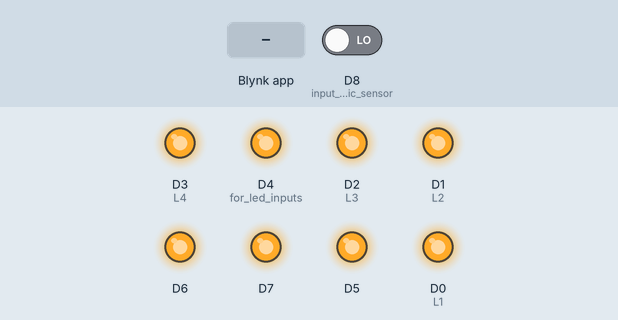
This sketch was run on a simulated ESP8266 (Wemos D1 mini). Parts: output pins drawn as LEDs (lit = HIGH). The inputs (shaded band) are chosen by the test bench; at power-on: D8 (input_for_magnetic_sensor) LOW. WiFi joins after 1.5 s; servers stay silent unless stated.

Above: at 3.0 s.
3.1 s: Blynk app writes 1 to V0
At 4.3 s:
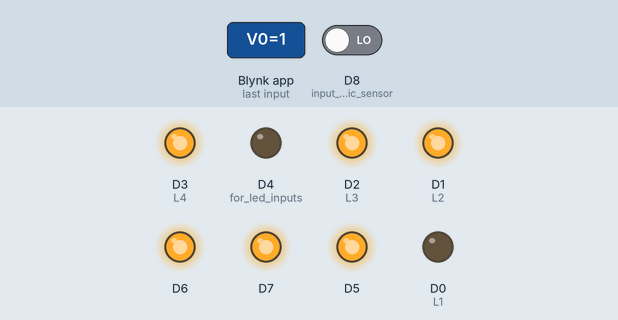
4.6 s: Blynk app writes 1 to V1
At 5.7 s:
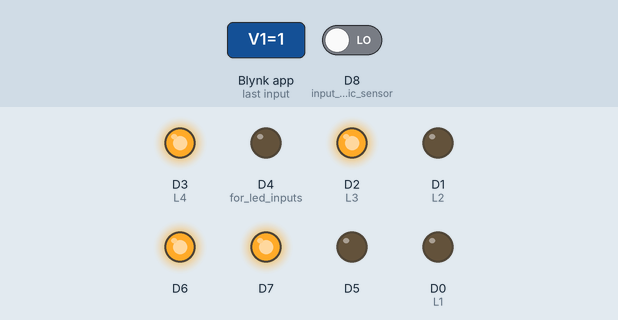
6.1 s: Blynk app writes 0 to V0
At 6.8 s:
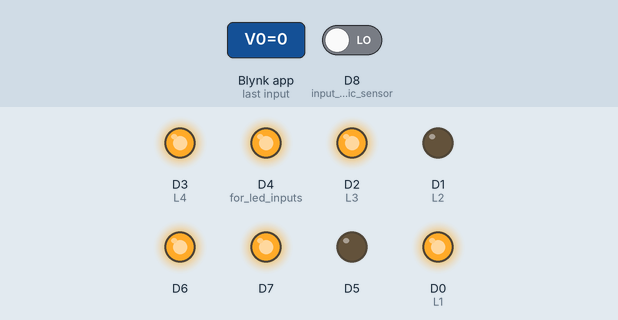
7.6 s: Blynk app writes 1 to V2
At 8.0 s:
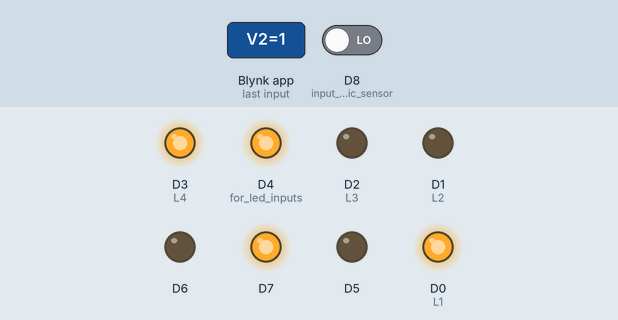
9.1 s: Blynk app writes 0 to V1
At 10.3 s:
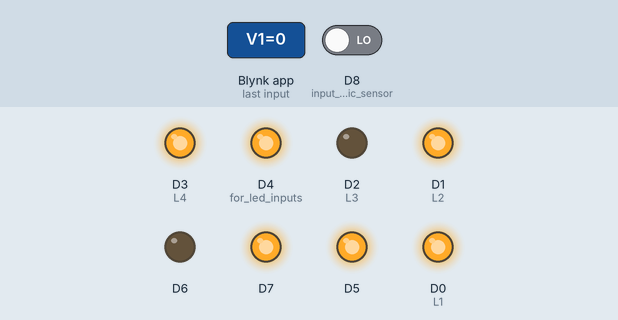
10.6 s: Blynk app writes 1 to V3
At 11.5 s:
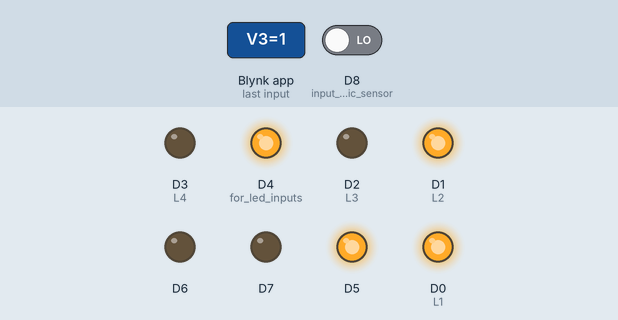
Timing chart, 0 to 13.1 s (numbered marks = the images above; inputs shaded):
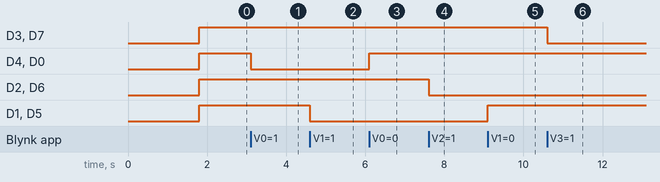

Measured:
- after the input at 3.1 s, D4 (for_led_inputs), D0 (L1): HIGH → LOW at once
- after the input at 4.6 s, D1 (L2), D5: HIGH → LOW at once
- after the input at 6.1 s, D4 (for_led_inputs), D0 (L1): LOW → HIGH at once
- after the input at 7.6 s, D2 (L3), D6: HIGH → LOW at once
- after the input at 9.1 s, D1 (L2), D5: LOW → HIGH at once
- after the input at 10.6 s, D3 (L4), D7: HIGH → LOW at once

The sketch:

sketch_apr23a.ino
```cpp
//#include <WiFi.h>
//#include <WiFiClient.h>
#define BLYNK_PRINT Serial
#define BLYNK_TEMPLATE_ID "TMPL60x7MDRI2"
#define BLYNK_TEMPLATE_NAME "Locker system"
#define BLYNK_AUTH_TOKEN "YfrXw7h9Pyvd7Hab6c3Rm9z08TVlshes"


#include <ESP8266WiFi.h>

#include <BlynkSimpleEsp8266.h>


char auth[] = BLYNK_AUTH_TOKEN;

// Your WiFi credentials.
// Set password to "" for open networks.
char ssid[] = "Galaxy A03s6014";
char pass[] = "ok12345678";

int L1 = D0;
int L2 = D1;
int L3 = D2;
int L4 = D3; // Define LED as an Integer (whole numbers) and pin D8 on Wemos D1 Mini Pro

// This function will be called every time button Widget
// in Blynk app writes values to the Virtual Pin V3


void setup()
{
  // Debug console
  Serial.begin(115200);
  pinMode(L1, OUTPUT);
  pinMode(L2, OUTPUT);
  pinMode(L3, OUTPUT);
  pinMode(L4, OUTPUT); //Set the LED (D8) as an output
  pinMode(D4, OUTPUT); // for led inputs
  pinMode(D5, OUTPUT);
  pinMode(D6, OUTPUT);
  pinMode(D7, OUTPUT);
  pinMode(D8, INPUT); // input for magnetic sensor
  Blynk.begin(auth, ssid, pass);
  digitalWrite(L1, HIGH);
  digitalWrite(L2, HIGH);
  digitalWrite(L3, HIGH);
  digitalWrite(L4, HIGH);
  digitalWrite(D4, HIGH);
  digitalWrite(D5, HIGH);
  digitalWrite(D6, HIGH);
  digitalWrite(D7, HIGH);


}

void loop()
{


  Blynk.run();


}
// This function will be called every time button Widget
// in Blynk app writes values to the Virtual Pin V3
BLYNK_WRITE(V0) {
 int pinValue = param.asInt(); // Assigning incoming value from pin V3 to a variable
 if (pinValue == 1) {
    digitalWrite(L1, LOW); //if on then switch on the led
    digitalWrite(D4, LOW);
    // Turn LED on.
  }
  if(pinValue==0) {
    digitalWrite(L1, HIGH);
    digitalWrite(D4, HIGH);
    // Turn LED off.
 }
  if(digitalRead(D8)==HIGH){
    digitalWrite(D4, HIGH);
    Blynk.virtualWrite(V0,0);
  }
}
BLYNK_WRITE(V1) {
 int pinValue = param.asInt(); // Assigning incoming value from pin V3 to a variable
 if (pinValue == 1) {
    digitalWrite(L2, LOW);
    digitalWrite(D5, LOW);// Turn LED on.
  }
  else {
    digitalWrite(L2, HIGH);
    digitalWrite(D5, HIGH);// Turn LED off.
 }
}
BLYNK_WRITE(V2) {
 int pinValue = param.asInt(); // Assigning incoming value from pin V3 to a variable
 if (pinValue == 1) {
    digitalWrite(L3, LOW);
    digitalWrite(D6, LOW);// Turn LED on.
  }
  else {
    digitalWrite(L3, HIGH);
    digitalWrite(D6, HIGH);// Turn LED off.
 }
}
BLYNK_WRITE(V3) {
 int pinValue = param.asInt(); // Assigning incoming value from pin V3 to a variable
 if (pinValue == 1) {
    digitalWrite(L4, LOW);
    digitalWrite(D7, LOW);
    // Turn LED on.
  } else {
    digitalWrite(L4, HIGH);
    digitalWrite(D7, HIGH);// Turn LED off.
 }
}
```
